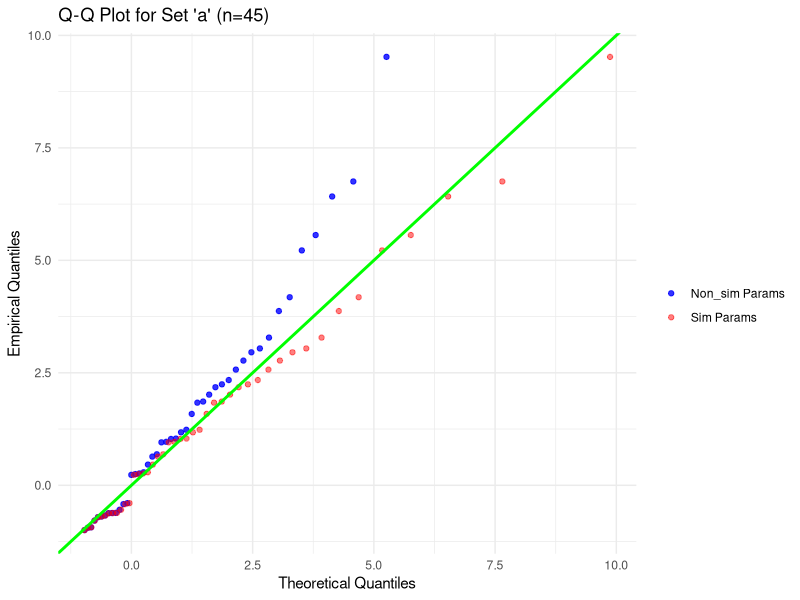
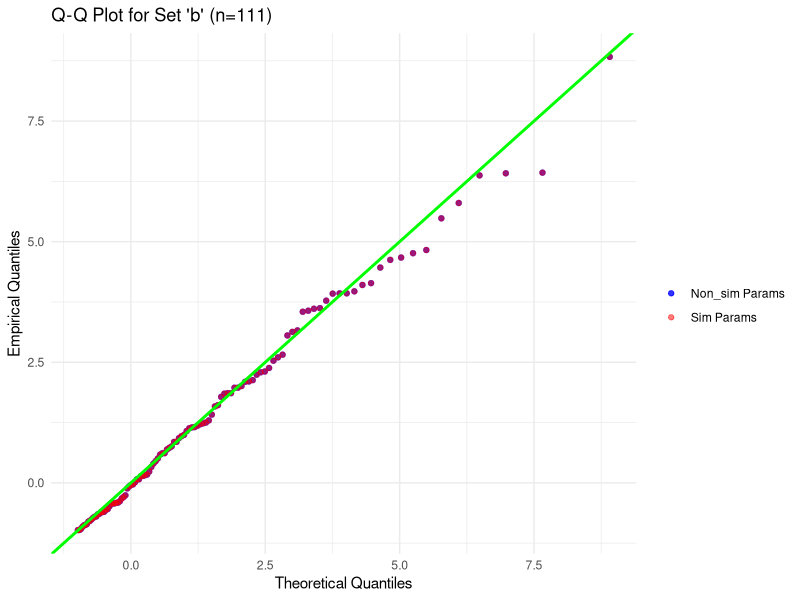
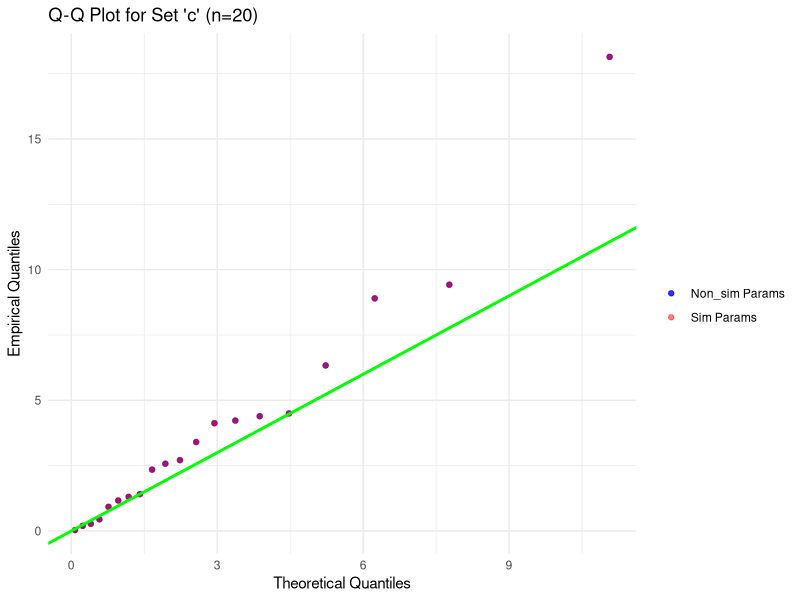
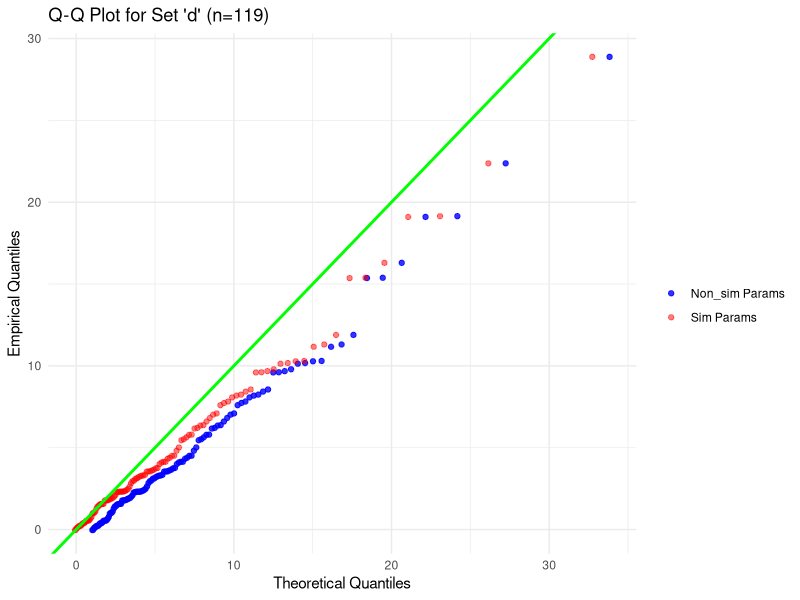
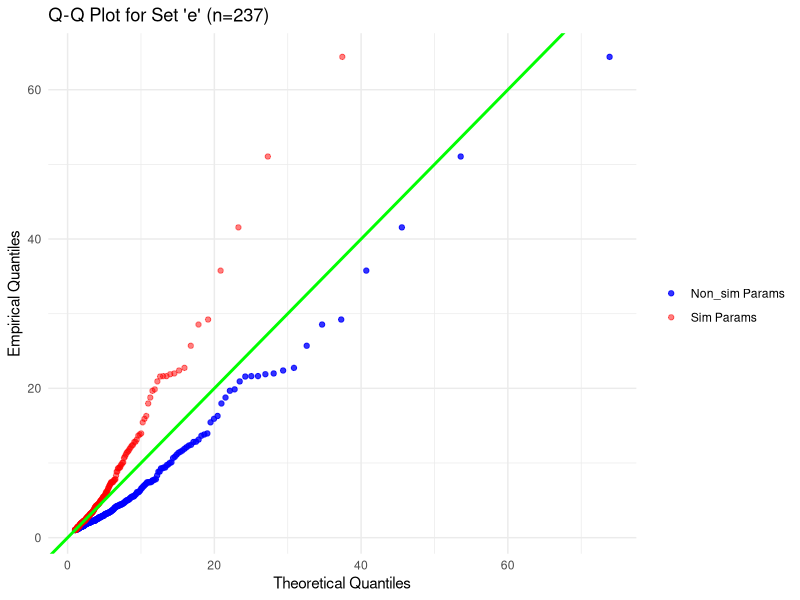
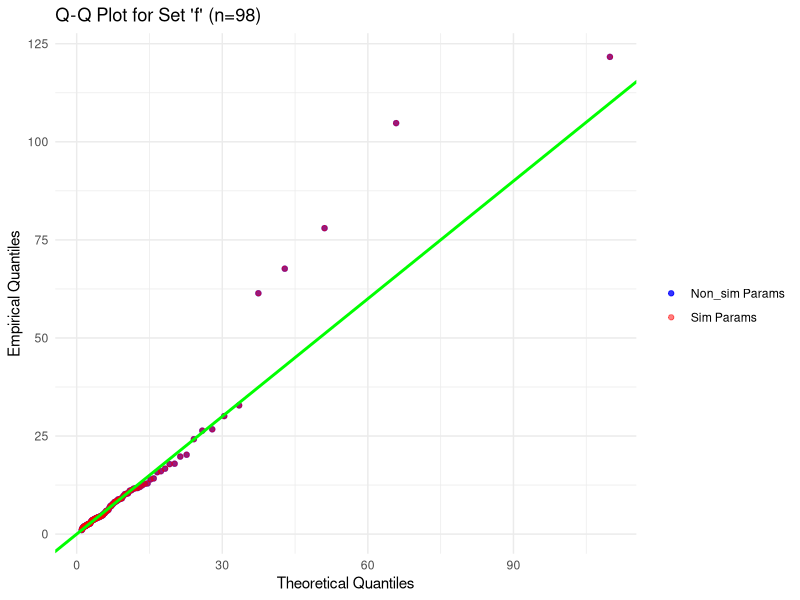
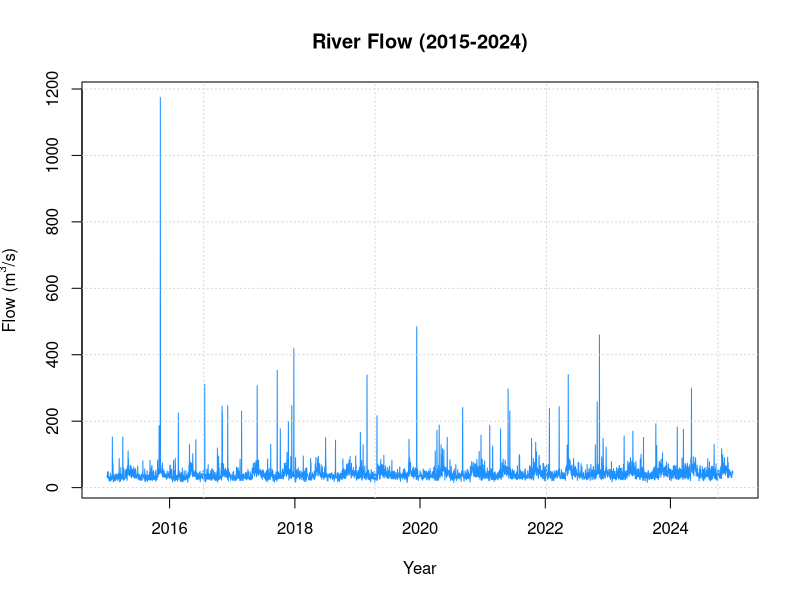
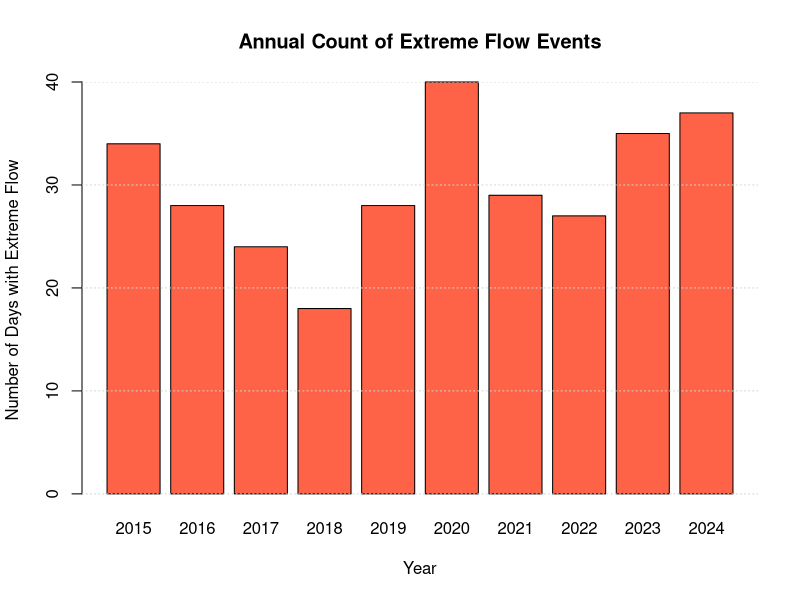

Generate these figures, in order, with R:
## ---- chunk 1
#| echo: false
#| warning: false
library(ggplot2)
library(dplyr)

## ---- chunk 2
#' Quantile Function for the Generalized Pareto Distribution (GPD)
#'
#' Computes the quantile (inverse cumulative distribution) for a Generalized Pareto
#'
#' @param p  Numeric vector of probabilities, should be between 0 and 1 (inclusive)
#' @param xi Numeric, shape parameter
#' @param sigma Positive numeric, scale parameter
#' @param u Numeric, location parameter
#'
#' @returns Numeric vector quantile (or inverse cumulative distribution)
#'  corresponding to the probability p
#' @export
#'
#' @examples
#' # Quantiles for X ~ GPD(u = 1.5, sigma = 2, xi = -0.4)
#' qgpd(p = 0.5, xi = -0.4, sigma = 2, u = 1.5)
#' qgpd(p = c(0.25, 0.75, 0.99), xi = -0.4, sigma = 2, u = 1.5)

qgpd <- function(p, xi, sigma, u) {
  # chekcing all the parameters are numeric
  if (!is.numeric(p)) stop("Argument 'p' must be numeric.")
  if (!is.numeric(xi)) stop("Argument 'xi' must be numeric.")
  if (!is.numeric(sigma)) stop("Argument 'sigma' must be numeric.")
  if (!is.numeric(u)) stop("Argument 'u' must be numeric.")
  
  # Check for valid scale parameter.
  if (any(sigma <= 0)) {
    stop("The scale parameter 'sigma' must be positive.")
  }
  
   # Check for valid probability 'p'
  if (any(p < 0) || any(p > 1)) {
    stop("Probabilities 'p' must be between 0 and 1.")
  }
  
  # the two cases for the shape parameter `xi`
  # `ifelse` will test `xi == 0` for each element and 
  # pick the appropriate formula.
  
   return (ifelse(
    xi == 0,
    # Formula for xi = 0
    u - sigma * log(1 - p),
    # Formula for xi != 0
    u - (sigma / xi) * (1 - (1 - p) ** (-xi))
    ))
}

# Calculate quantiles for X ~ GPD(u=1.5, sigma=2, xi=-0.4)
# Quantile for p = 0.5
quantile_p05 <- qgpd(p = 0.5, u = 1.5, sigma = 2, xi = -0.4)

# Quantile for p = 0.75
quantile_p75 <- qgpd(p = 0.75, u = 1.5, sigma = 2, xi = -0.4)

# Quantile for p = 0.99
quantile_p99 <- qgpd(p = 0.99, u = 1.5, sigma = 2, xi = -0.4)


cat(
  "The quantile for p = 0.50 is:", quantile_p05, "\n",
  "The quantile for p = 0.75 is:", quantile_p75, "\n",
  "The quantile for p = 0.99 is:", quantile_p99, "\n"
)

## ---- chunk 3
#| label: fig-gpd-qq
#| echo: false
#| warning: false
#| fig-cap: "Q–Q Plots for GPD Samples: Non_sim vs. sim Parameters along with y = x line."
#| layout-ncol: 2
#| fig-subcap: ["Set a", "Set b", "Set c", "Set d", "Set e", "Set f"]

samples <- read.csv("gpd_samples.csv")
params <- read.csv("gpd_parameters.csv")

plots <- list()

# Get the unique set IDs to loop through
set_ids <- unique(params$id)

for (current_id in set_ids) {
  sample_data <- samples$value[samples$set_id == current_id]
  sample_data <- sort(sample_data)
  stated_params <- params[params$id == current_id, ]
  
  n <- length(sample_data)
  # create a set of evenly spaced probabilities for the theoretical distribution
  theoretical_probs <- (1:n - 0.5) / n
  
  #initialize an empty vector to store the results
  theoretical_quantiles <- numeric(n)

  # use qgpd function to find the corresponding theoretical quantiles
  # Using for loop, could use vectorisation, but this helps me be in control
  for (i in 1:n) {
    theoretical_quantiles[i] <- qgpd(
      p = theoretical_probs[i], 
      xi = stated_params$xi,
      sigma = stated_params$sigma,
      u = stated_params$u
    )
  }
  
# use qgpd function to find the corresponding theoretical quantiles for sim
  theoretical_quantiles_sim <- numeric(n)
  for (i in 1:n) {
    theoretical_quantiles_sim[i] <- qgpd(
      p = theoretical_probs[i], 
      xi = stated_params$xi_sim,
      sigma = stated_params$sig_sim,
      u = stated_params$u_sim
    )
  }
  
  df <- data.frame(
    Empirical = sample_data,
    Theoretical = theoretical_quantiles,
    Simulated = theoretical_quantiles_sim
  )
  
  p <- ggplot(df) +
    geom_point(aes(x = Theoretical, y = Empirical, color = "Non_sim Params"), alpha = 0.8) +
    geom_point(aes(x = Simulated, y = Empirical, color = "Sim Params"), alpha = 0.5) +
    geom_abline(intercept = 0, slope = 1, color = "green", size = 1) +
    labs(
      title = paste0("Q-Q Plot for Set '", current_id, "' (n=", n, ")"),
      x = "Theoretical Quantiles",
      y = "Empirical Quantiles",
      color = ""
    ) +
    theme_minimal() +
    scale_color_manual(values = c("Non_sim Params" = "blue", "Sim Params" = "red"))
  
  plots[[current_id]] <- p
}

plots[[1]]; plots[[2]]; plots[[3]]; plots[[4]]; plots[[5]]; plots[[6]]
## ---- chunk 4
#| echo: false

# Load the river flow data from the CSV file
river_data <- read.csv("riverflow_2015_2024.csv")

# Convert the 'date' column from text to R's Date format
river_data$date <- as.Date(river_data$date)

## ---- chunk 5
#| label: fig-riverflow-ts
#| echo: false
#| warning: false
#| fig-cap: "River flow from 2015 to 2024"

# --- Time Series Plot ---
plot(
  river_data$date,
  river_data$flow,
  type = 'l', # 'l' for line plot
  col = "dodgerblue",
  main = "River Flow (2015-2024)",
  xlab = "Year",
  ylab = expression("Flow (m"^3*"/s)") 
)
grid()
## ---- chunk 6
#| label: fig-yearly-extremes
#| echo: false
#| warning: false
#| fig-cap: "Number of extreme flow events per year"

#Filter for extreme events
extreme_data <- river_data[river_data$is_extreme == "True", ]

# Extract the year from the date
extreme_data$year <- format(extreme_data$date, "%Y")

# c. Count the number of extreme events per year
yearly_counts <- table(extreme_data$year)

# d. Create the bar plot
barplot(
  yearly_counts,
  main = "Annual Count of Extreme Flow Events",
  xlab = "Year",
  ylab = "Number of Days with Extreme Flow",
  col = "tomato"
)
grid(nx = NA, ny = NULL)
## ---- chunk 7
#| label: fig-riverflow-non-extreme
#| echo: false
#| warning: false
#| fig-cap: "Time series of non-extreme daily river flow along with baseline mean"

# Create a subset of the data containing only the non-extreme flows.
non_extreme_data <- river_data[river_data$is_extreme == "False", ]

# --- Time Series Plot of Non-Extreme Values ---
plot(
  non_extreme_data$date,
  non_extreme_data$flow,
  type = 'l', # 'l' for line plot
  col = "green",
  main = "Non-Extreme River Flow (2015-2024)",
  xlab = "Year",
  ylab = expression("Flow (m"^3*"/s)")
)
lines(
  non_extreme_data$date,
  non_extreme_data$baseline_mean,
  col = "darkred",
  lwd = 2,
  lty = 2
)
grid()
legend(
  "topright",
  legend = c("River Flow", "Baseline Mean"),
  col = c("green", "darkred"),
  lwd = c(1, 2),
  lty = c(1, 2),
  bty = "n"
)
## ---- chunk 8
#| label: fig-monthly-boxplot
#| echo: false
#| warning: false
#| fig-cap: "Distribution of daily river flow by month (2015-2024)"

non_extreme_data$month <- factor(format(non_extreme_data$date, "%b"), levels = month.abb)

boxplot(
  flow ~ month,
  data = non_extreme_data,
  col = "skyblue",
  main = "Monthly River Flow Distribution",
  xlab = "Month",
  ylab = expression("Flow (m"^3*"/s)")
)
grid(nx = NA, ny = NULL)
## ---- chunk 9
#| echo: false
threshold <- 75
proposal_2_data <- river_data[river_data$flow > threshold, ]
proposal_2_data$flow <- proposal_2_data$flow - 75
## ---- chunk 10
#| label: fig-gpd-qqplot-q4
#| echo: false
#| warning: false
#| fig-cap: "Q-Q plot of river flow vs. theoretical GPD"
#| fig-width: 5
#| fig-height: 5

# Get the empirical quantiles by sorting the  data
empirical_quantiles <- sort(proposal_2_data$flow) 

# Define the hydrologist's proposed parameters
gpd_params <- list(sigma = 29.7, xi = 0.62, u = 0)

# c. Generate the theoretical quantiles
n <- length(empirical_quantiles)
theoretical_probs <- (1:n - 0.5) / n
# Initialize an empty vector to store the results
theoretical_quantiles <- numeric(n) 
for (i in 1:n) {
  theoretical_quantiles[i] <- qgpd(
    p = theoretical_probs[i],
    xi = gpd_params$xi,
    sigma = gpd_params$sigma,
    u = gpd_params$u
  )
}

qq_data <- data.frame(
  Theoretical = theoretical_quantiles,
  Empirical = empirical_quantiles
)

ggplot(qq_data, aes(x = Theoretical, y = Empirical)) +
  geom_point(color = "darkred") +
  geom_abline(slope = 1, intercept = 0, color = "black", linetype = "dashed", linewidth = 1) +
  ggtitle(expression(paste("Q-Q Plot for River Flow in excess of 75 cm"^3))) +
  xlab("Theoretical GPD Quantiles") +
  ylab("Empirical (Sample) Quantiles") +
  theme_minimal() +
  theme(
    plot.title = element_text(hjust = 0.5),
    panel.grid = element_line(color = "grey")
  )

## ---- chunk 11
#| warning: false
#| echo: false
#| fig-cap: empirical data histogram and theoretical pdf for river flow in excess of 75
#| label: fig-gpd-emp-hist-pdf

# function for the density of gpd

dGPD <- function(x, sigma, xi, u) {
  if (sigma <= 0) stop("sigma must be positive")

  # For xi ≠ 0
  if (xi != 0) {
    y <- 1 + (xi * (x - u)) / sigma
    y[y < 0] <- 0  # the max condition
    pdf <- (1 / sigma) * (y)^(-1/xi - 1)
    pdf[y <= 0] <- 0  
  } else {
    # For xi = 0 
    pdf <- (1 / sigma) * exp(-(x - u) / sigma)
    pdf[x < u] <- 0 
  }

  return(pdf)
}


# Extract the flow vector
x_empirical <- proposal_2_data$flow

# Plot histogram of empirical data 
hist(x_empirical,
     breaks = 30,
     freq = FALSE,          
     col = "skyblue",
     border = "white",
     main = "Empirical Data vs Theoretical GPD PDF",
     xlab = "Flow")

# Overlay theoretical GPD PDF
x_vals <- seq(min(x_empirical), max(x_empirical), length.out = 300)
lines(x_vals, dGPD(x_vals, sigma = 29.7, xi = 0.62, u = 0),
      col = "red", lwd = 2)

legend("topright",
       legend = c("Empirical Density", "Theoretical GPD PDF"),
       col = c("skyblue", "red"),
       lwd = c(10, 2),
       bty = "n")
